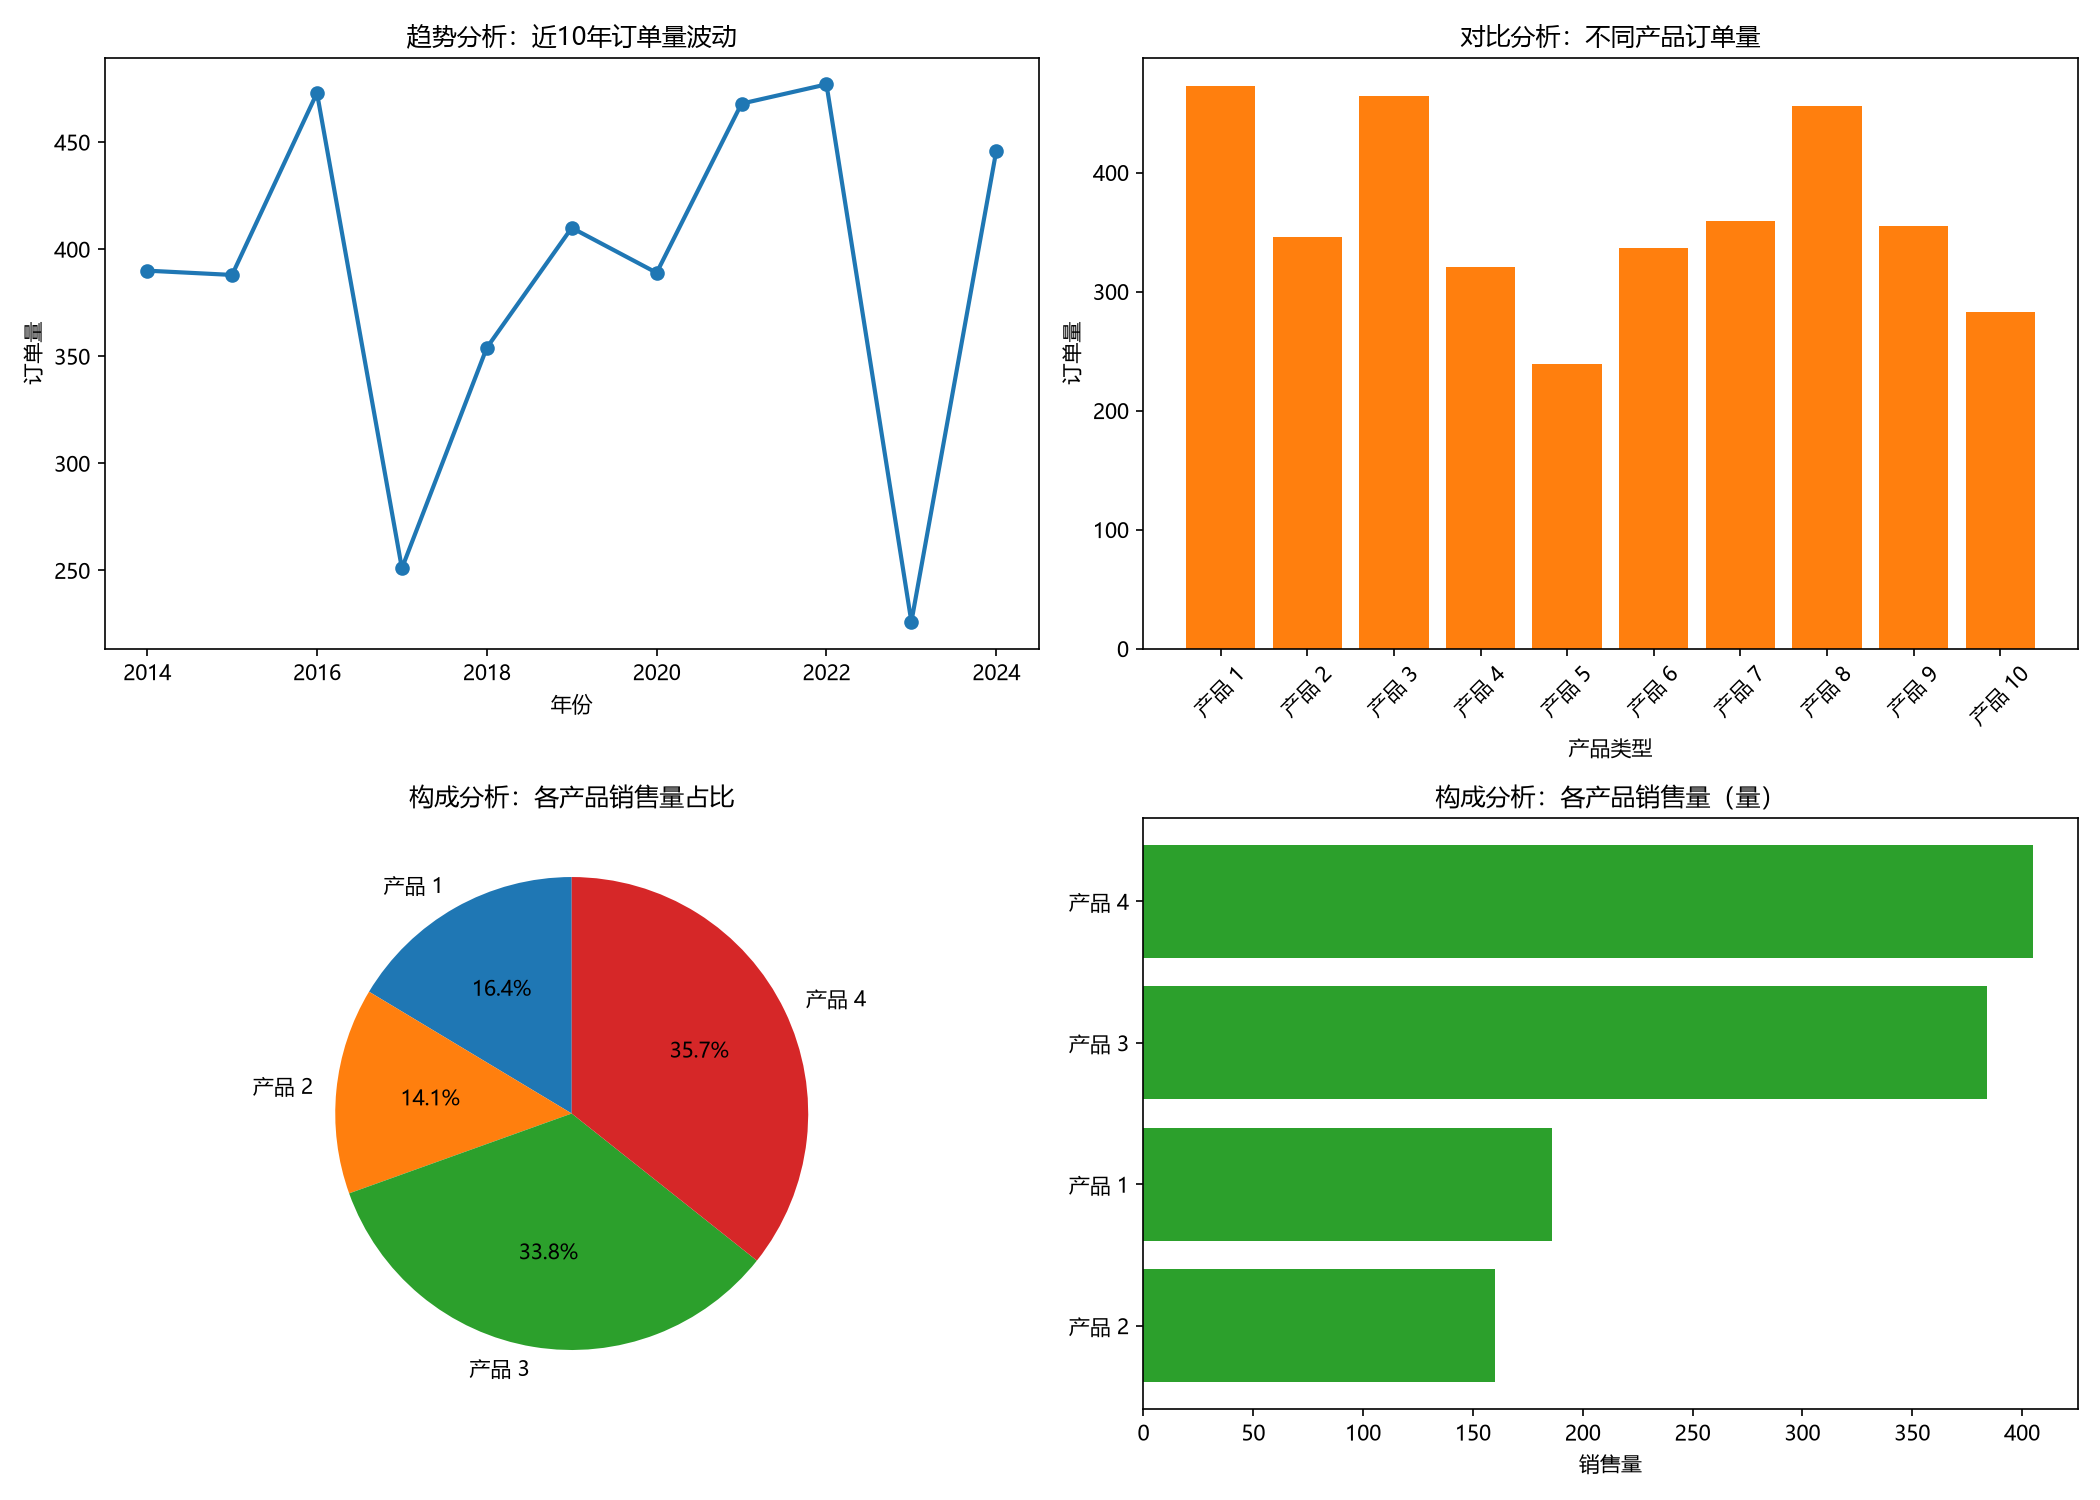

Python code for this plot:
import os
import pandas as pd
import matplotlib.pyplot as plt
import matplotlib
matplotlib.rcParams['font.sans-serif'] = ['Microsoft YaHei', 'SimHei']
matplotlib.rcParams['axes.unicode_minus'] = False

base = r'D:/学习作业/数据可视化/1《CDA 一级认证教材：商业数据分析》'
out = r'D:/学习作业/数据可视化/第2章'
os.makedirs(out, exist_ok=True)

trend_raw = pd.read_excel(os.path.join(base, '第2章 数据分析方法/2、由基础分析范式引申出的分析方法/data-无答案/1趋势分析.xlsx'), header=None)
trend = pd.DataFrame({
    'year': pd.to_numeric(trend_raw.iloc[2:13, 1]).astype(int).tolist(),
    '订单量': pd.to_numeric(trend_raw.iloc[2:13, 2]).tolist(),
})

compare_raw = pd.read_excel(os.path.join(base, '第2章 数据分析方法/2、由基础分析范式引申出的分析方法/data-无答案/2对比分析.xlsx'), header=None)
compare = pd.DataFrame({
    '产品类型': compare_raw.iloc[2:12, 1].tolist(),
    '订单量': pd.to_numeric(compare_raw.iloc[2:12, 2]).tolist(),
})

comp_raw = pd.read_excel(os.path.join(base, '第2章 数据分析方法/2、由基础分析范式引申出的分析方法/data-无答案/3构成分析.xlsx'), header=None)
comp = pd.DataFrame({
    '产品类型': comp_raw.iloc[4:8, 1].tolist(),
    '销售量': pd.to_numeric(comp_raw.iloc[4:8, 2]).tolist(),
})
comp['占比'] = comp['销售量'] / comp['销售量'].sum()

fig, axes = plt.subplots(2, 2, figsize=(14, 10))

axes[0, 0].plot(trend['year'], trend['订单量'], marker='o', color='#1f77b4', linewidth=2)
axes[0, 0].set_title('趋势分析：近10年订单量波动')
axes[0, 0].set_xlabel('年份')
axes[0, 0].set_ylabel('订单量')

axes[0, 1].bar(compare['产品类型'], compare['订单量'], color='#ff7f0e')
axes[0, 1].set_title('对比分析：不同产品订单量')
axes[0, 1].set_xlabel('产品类型')
axes[0, 1].set_ylabel('订单量')
axes[0, 1].tick_params(axis='x', rotation=45)

axes[1, 0].pie(comp['销售量'], labels=comp['产品类型'], autopct='%1.1f%%', startangle=90)
axes[1, 0].set_title('构成分析：各产品销售量占比')

comp_sorted = comp.sort_values('销售量', ascending=True)
axes[1, 1].barh(comp_sorted['产品类型'], comp_sorted['销售量'], color='#2ca02c')
axes[1, 1].set_title('构成分析：各产品销售量（量）')
axes[1, 1].set_xlabel('销售量')

plt.tight_layout()
plt.savefig(os.path.join(out, '第2章_趋势对比构成分析.png'), dpi=150)
plt.show()

print('趋势分析：')
print(trend)
print('\n构成分析：')
print(comp)
